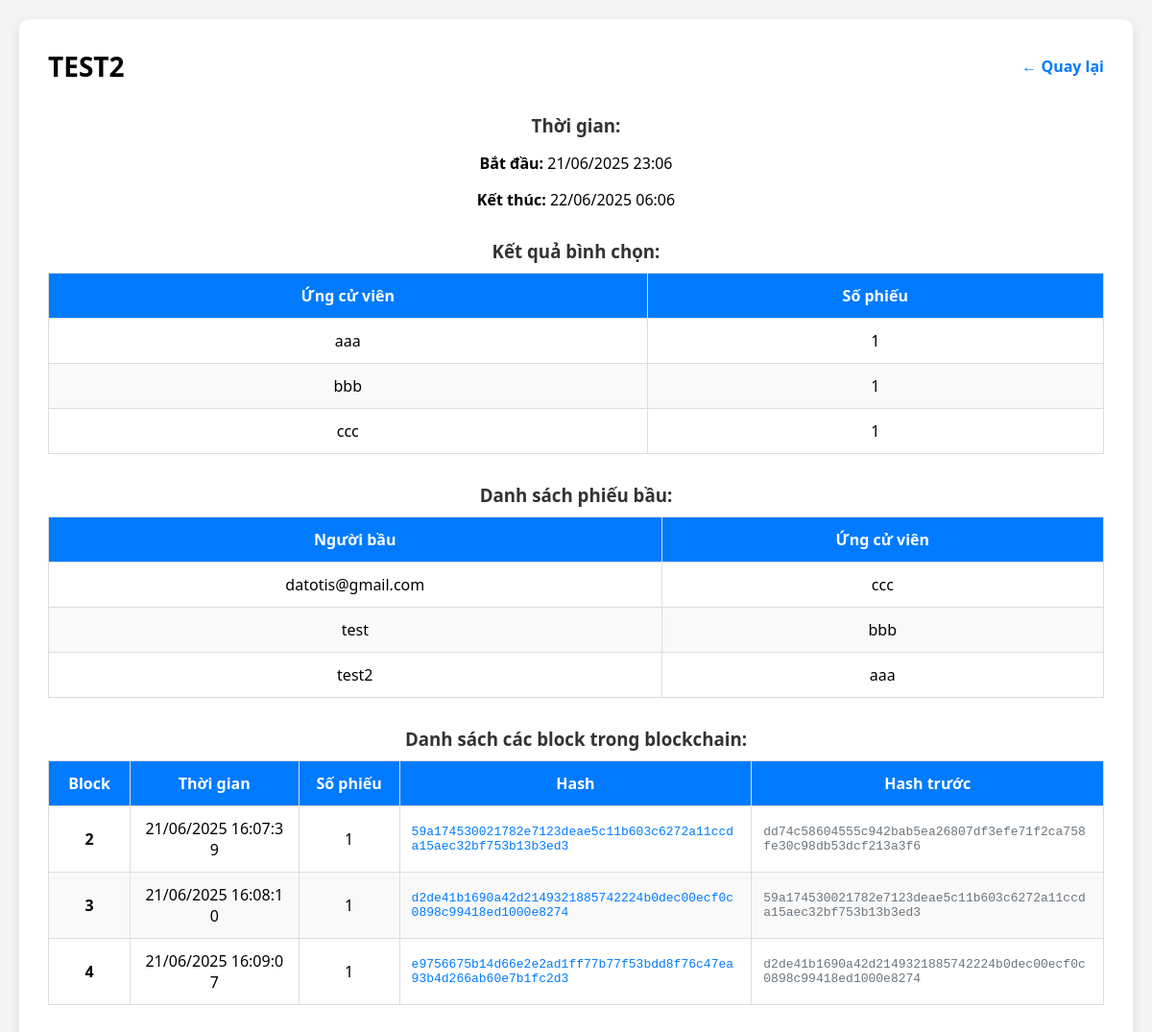
Page /admin/poll/3 (signed in) on the committed database.
### models.py (models this page shows)
class Poll(db.Model):
    id = db.Column(db.Integer, primary_key=True)
    title = db.Column(db.String(200), nullable=False)
    start_time = db.Column(db.DateTime, nullable=False)
    end_time = db.Column(db.DateTime, nullable=False)
    candidates = db.relationship("Candidate", backref="poll", lazy=True, cascade="all, delete")

class Candidate(db.Model):
    id = db.Column(db.Integer, primary_key=True)
    name = db.Column(db.String(80), nullable=False)
    poll_id = db.Column(db.Integer, db.ForeignKey('poll.id'), nullable=False)

class Block(db.Model):
    id = db.Column(db.Integer, primary_key=True)
    poll_id = db.Column(db.Integer, db.ForeignKey('poll.id'), nullable=False)  # Gắn block với cuộc bình chọn
    index = db.Column(db.Integer, nullable=False)
    timestamp = db.Column(db.DateTime, default=datetime.utcnow)
    votes_json = db.Column(db.Text, nullable=False)
    voted_users_json = db.Column(db.Text, nullable=False)
    previous_hash = db.Column(db.String(64), nullable=False)
    hash = db.Column(db.String(64), nullable=False)

### app.py (the view)
@app.route("/admin/poll/<int:poll_id>")
def poll_detail(poll_id):
    if "user_id" not in session or not session.get("is_admin"):
        return redirect(url_for("login"))
    poll = Poll.query.get_or_404(poll_id)
    votes = blockchain.get_all_votes()
    vote_counts = {c.name: 0 for c in poll.candidates}
    for vote in votes:
        if vote["poll_id"] == poll.id and vote["candidate"] in vote_counts:
            vote_counts[vote["candidate"]] += 1
    poll_blocks = []
    blocks = Block.query.order_by(Block.index).all()
    for block in blocks:
        block_votes = [v for v in json.loads(block.votes_json) if v["poll_id"] == poll.id]
        if block_votes:
            poll_blocks.append({
                "index": block.index,
                "timestamp": block.timestamp,
                "votes": block_votes,
                "hash": block.hash,
                "previous_hash": block.previous_hash
            })
    return render_template("poll_detail.html",
                           poll=poll,
                           vote_counts=vote_counts,
                           votes=[v for v in votes if v["poll_id"] == poll.id],
                           blocks=poll_blocks)

### blockchain.py (called while the page is built)
    def get_all_votes(self):
        votes = []
        all_blocks = Block.query.all()
        for block in all_blocks:
            votes.extend(json.loads(block.votes_json))
        for poll_votes in self.current_votes.values():
            votes.extend(poll_votes)
        return votes

### templates/poll_detail.html (shortened to what this page needs)
<!DOCTYPE html>
<html lang="vi">
<head>
    <link rel="stylesheet" href="/static/style.css">
</head>
<body>
    <div class="container">
        <header>
            <h2>{{ poll.title }}</h2>
            <a href="/admin" class="back-btn">← Quay lại</a>
        </header>
        <section>
            <h3>Thời gian:</h3>
            <p><strong>Bắt đầu:</strong> {{ poll.start_time.strftime("%d/%m/%Y %H:%M") }}</p>
            <p><strong>Kết thúc:</strong> {{ poll.end_time.strftime("%d/%m/%Y %H:%M") }}</p>
        </section>
        <section>
            <h3>Kết quả bình chọn:</h3>
            <table>
                <thead>
                    <tr>
                        <th>Ứng cử viên</th>
                        <th>Số phiếu</th>
                    </tr>
                </thead>
                <tbody>
                    {% for name, count in vote_counts.items() %}
                    <tr>
                        <td>{{ name }}</td>
                        <td>{{ count }}</td>
                    </tr>
                    {% endfor %}
                </tbody>
            </table>
        </section>
        <section>
            <h3>Danh sách phiếu bầu:</h3>
            <table>
                <thead>
                    <tr>
                        <th>Người bầu</th>
                        <th>Ứng cử viên</th>
                    </tr>
                </thead>
                <tbody>
                    {% for vote in votes %}
                    {% if vote["candidate"] in vote_counts %}
                    <tr>
                        <td>{{ vote["voter"] }}</td>
                        <td>{{ vote["candidate"] }}</td>
                    </tr>
                    {% endif %}
                    {% endfor %}
                </tbody>
            </table>
        </section>
        <section>
            <h3>Danh sách các block trong blockchain:</h3>
            <div style="overflow-x: auto;">
                <table>
                    <thead>
                        <tr>
                            <th style="min-width: 60px;">Block</th>
                            <th style="min-width: 150px;">Thời gian</th>
                            <th style="min-width: 80px;">Số phiếu</th>
                            <th style="min-width: 300px;">Hash</th>
                            <th style="min-width: 300px;">Hash trước</th>
                        </tr>
                    </thead>
                    <tbody>
                        {% for block in blocks %}
                        <tr>
                            <td><strong>{{ block.index }}</strong></td>
                            <td>{{ block.timestamp.strftime("%d/%m/%Y %H:%M:%S") }}</td>
                            <td>{{ block.votes|length }}</td>
                            <td style="text-align: left; font-family: monospace; color: #007bff;">{{ block.hash }}</td>
                            <td style="text-align: left; font-family: monospace; color: #6c757d;">{{ block.previous_hash
                                }}</td>
                        </tr>
                        {% endfor %}
                    </tbody>
                </table>
            </div>
        </section>
    </div>
</body>
</html>

### static/style.css (style rules this page uses)
body { font-family: Arial, sans-serif; text-align: center; margin: 50px; }
table { width: 50%; margin: auto; border-collapse: collapse; }
th, td { border: 1px solid black; padding: 10px; }

### templates/poll_detail.html (style rules this page uses)
body { font-family: 'Segoe UI', sans-serif; background-color: #f4f4f4; margin: 0; padding: 20px; }
.container { max-width: 1100px; margin: auto; background: #fff; padding: 30px; border-radius: 10px; box-shadow: 0 4px 12px rgba(0, 0, 0, 0.1); }
header { display: flex; justify-content: space-between; align-items: center; margin-bottom: 30px; }
header h2 { margin: 0; font-size: 28px; }
.back-btn { text-decoration: none; color: #007BFF; font-weight: bold; }
section { margin-bottom: 30px; }
h3 { margin-bottom: 10px; color: #333; }
table { width: 100%; border-collapse: collapse; background: #fff; }
th, td { border: 1px solid #ddd; padding: 12px; text-align: center; word-break: break-all; }
th { background-color: #007BFF; color: white; }
tr:nth-child(even) { background-color: #f9f9f9; }

### rows in the picture
Poll: title "TEST2", start_time "21/06/2025 23:06", end_time "22/06/2025 06:06"
Candidate: name "aaa", count "1"
Candidate: name "bbb", count "1"
Candidate: name "ccc", count "1"
Block: index "2", timestamp "21/06/2025 16:07:39", votes|length "1", hash "59a174530021782e7123deae5c11b603c6272a11ccda15aec32bf753b13b3ed3", previous_hash "dd74c58604555c942bab5ea26807df3efe71f2ca758fe30c98db53dcf213a3f6"
Block: index "3", timestamp "21/06/2025 16:08:10", votes|length "1", hash "d2de41b1690a42d2149321885742224b0dec00ecf0c0898c99418ed1000e8274", previous_hash "59a174530021782e7123deae5c11b603c6272a11ccda15aec32bf753b13b3ed3"
Block: index "4", timestamp "21/06/2025 16:09:07", votes|length "1", hash "e9756675b14d66e2e2ad1ff77b77f53bdd8f76c47ea93b4d266ab60e7b1fc2d3", previous_hash "d2de41b1690a42d2149321885742224b0dec00ecf0c0898c99418ed1000e8274"

### other values in the picture
{{ vote["voter"] }} "datotis@gmail.com" "test" "test2"
{{ vote["candidate"] }} "ccc" "bbb" "aaa"
